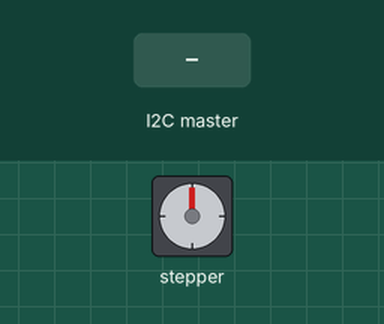
Recording of a program running on a simulated Arduino Nano, built with avr-gcc and run on an emulated ATmega328P. On the bench: stepper motor. Inputs (shaded band) come from the test bench. Stepper angles assume 200 steps per turn.

Above: at 2.2 s.
2.3 s: the I2C master sends the byte 1
At 2.75 s:
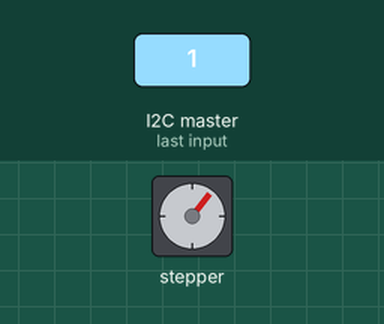
At 3.36 s:
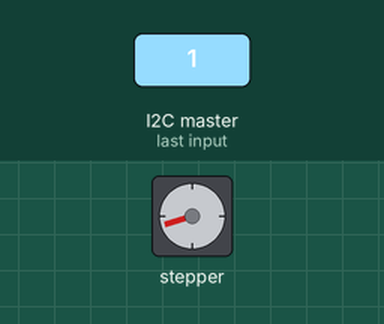
5.3 s: the I2C master sends the byte 0
At 5.46 s:
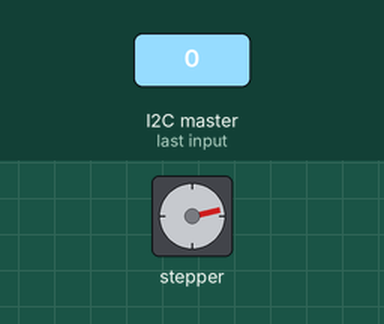
8.3 s: the I2C master sends the byte 1
Timing chart, 0 to 17.3 s (numbered marks = the images above; inputs shaded):
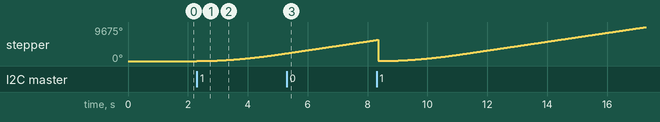

The program:

main.cpp
```cpp
#include <Arduino.h>
#include <AccelStepper.h>
#include <Wire.h>

#define I2C_SLAVE_ADDRESS 12

#define PAYLOAD_SIZE 2

const int stepper_step = 9;
const int stepper_dir = 5;
const int stepper_en = 6;
AccelStepper stepper(1, stepper_step, stepper_dir);

boolean slowing = false;

int n = 0;

int stepper_speed[11];

void CalcStepperSpeed() {
    for (int i = 0; i < 11; i++) {
        stepper_speed[i] = map(i, 0, 10, 800, 2200);
    }
}

int target_speed = 0;

void StepperSetup() {
    pinMode(stepper_en, OUTPUT);
    digitalWrite(stepper_en, LOW);
    stepper.setAcceleration(300);
    target_speed = 0;
}

void StepperStop() {
    stepper.move(stepper.speed() * 4);
    slowing = true;
    target_speed = 0;
}

bool StepperIsRunning() {
    return stepper.isRunning();
}

void StepperRun() {
    if (slowing && stepper.speed() <= target_speed) {
        slowing = false;
        stepper.setMaxSpeed(target_speed);
        if (target_speed != 0) {
            stepper.moveTo(999999);
        } else {
            stepper.stop();
        }
    }
    stepper.run();
}

void StepperResume() {

}

void StepperStart() {
    stepper.setCurrentPosition(0);
    stepper.setMaxSpeed(stepper_speed[0]);
    stepper.moveTo(999999);
}

void StepperSetSpeed(int speed) {
    if (speed > stepper.speed()) {
        if (slowing) {
            slowing = false;
            stepper.moveTo(999999);
        }
        stepper.setMaxSpeed(speed);
    } else {
        stepper.move(speed * 4); // slow down
        slowing = true;
    }
    target_speed = speed;
}

void requestEvents()
{
    Wire.write(StepperIsRunning() ? 1 : 0);
}

void receiveEvents(int numBytes)
{
    n = Wire.read();
    if (n == 0) {
        StepperStop();
    } else if (n == 1) {
        StepperStart();
    } else if (n == 2) {
        StepperResume();
    } else if (n >= 3 && n <= 13) {
        StepperSetSpeed(stepper_speed[n - 3]);
    }
}

void setup()
{
    // Serial.begin(9600);
    CalcStepperSpeed();
    StepperSetup();
    Wire.begin(I2C_SLAVE_ADDRESS);
    delay(1000);
    Wire.onRequest(requestEvents);
    Wire.onReceive(receiveEvents);
}

void loop(){
    StepperRun();
}
```

Measured:
- after the input at 2.3 s, stepper: keeps turning clockwise at about 736°/s, starting at once
